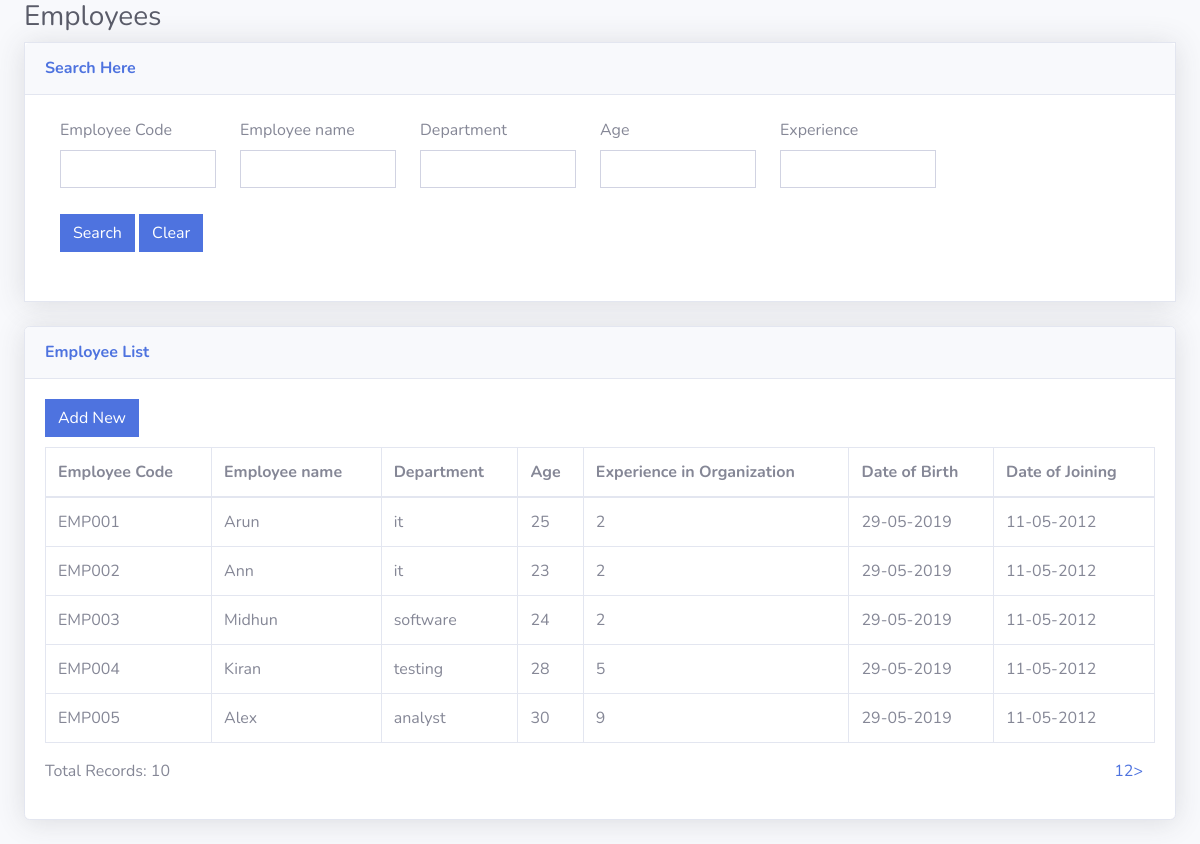
The page / on the database its author committed.
### tables this page shows
CREATE TABLE IF NOT EXISTS `employees` (
  `id` int(15) NOT NULL AUTO_INCREMENT,
  `employee_code` varchar(300) NOT NULL,
  `employee_name` varchar(500) NOT NULL,
  `department` varchar(500) NOT NULL,
  `age` int(15) NOT NULL,
  `experience` int(20) NOT NULL,
  `dob` date NOT NULL,
  `doj` date NOT NULL,
  PRIMARY KEY (`id`)
);

### index.php (called while the page is built, shortened)
<?php
require_once BASEPATH.'core/CodeIgniter.php';

### application/models/employee_model.php (called while the page is built, shortened)
<?php
class Employee_model extends CI_Model {
    function get_employees($limit, $offset = 0, $type = '', $search_employee = array()) {
        if ($type == 'pagination') {
            $this->db->select('*');
        }
        $this->db->from(' employees');
        $this->db->order_by(' employees.id', 'asc');
        if ($type == 'pagination')
            $this->db->limit($limit, $offset);
        $query = $this->db->get();
        if ($type == 'pagination')
            $row = $query->result();
        else
            $row = $query->num_rows();
        return $row;
    }
}

### application/views/employees.php (the view, shortened to what this page needs)
<!DOCTYPE html>
<html lang="en">
    <head>
        <?php $this->load->view('includes/header_links'); ?>
    </head>
    <body id="page-top">
        <div id="wrapper">
            <div id="content-wrapper" class="d-flex flex-column">
                <div id="content">
                    <div class="container-fluid">
                        <h1 class="h3 mb-2 text-gray-800">Employees</h1>
                        <div class="card shadow mb-4 form_control">
                            <div class="card-header py-3">
                                <h6 class="m-0 font-weight-bold text-primary">Search Here</h6>
                            </div>
                            <div class="box" style="padding: 23px">
                                <div class="filter_style">
                                    <div class="box-body">
                                        <div class="row">
                                            <div class="col-md-12">
                                                <?php
                                                echo form_open_multipart('home/employees', array('autocomplete' => 'off'));
                                                $save = form_input(array('name' => 'search', 'id' => 'submit', 'class' => 'btn btn-primary form_control', 'type' => 'submit', 'value' => 'Search'));
                                                $clear = form_input(array('name' => 'clear', 'id' => 'clear', 'class' => 'btn btn-primary form_control color_style', 'type' => 'submit', 'value' => 'Clear'));
                                                ?>
                                                <div class="col-md-12 search_box row">
                                                    <div class="col-md-2 form-group" >
                                                        <label >Employee Code</label>
                                                        <?php
                                                        $val = "";
                                                        echo form_input(array('name' => 'employee_code', 'id' => 'employee_code', 'class' => 'form-control form_control', 'value' => $val));
                                                        ?>
                                                    </div>
                                                    <div class="col-md-2 form-group">
                                                        <label >Employee name</label>
                                                        <?php
                                                        $val = "";
                                                        echo form_input(array('name' => 'employee_name', 'id' => 'employee_name', 'class' => ' form-control form_control', 'value' => $val));
                                                        ?>
                                                    </div>
                                                    <div class="col-md-2 form-group" >
                                                        <label >Department</label>
                                                        <?php
                                                        $val = "";
                                                        echo form_input(array('name' => 'department', 'id' => 'department', 'class' => 'form-control form_control', 'value' => $val));
                                                        ?>
                                                    </div>
                                                    <div class="col-md-2 form-group" >
                                                        <label >Age</label>
                                                        <?php
                                                        $val = "";
                                                        echo form_input(array('name' => 'age', 'id' => 'age', 'class' => 'form-control form_control', 'value' => $val));
                                                        ?>
                                                    </div>
                                                    <div class="col-md-2 form-group" >
                                                        <label >Experience</label>
                                                        <?php
                                                        $val = "";
                                                        echo form_input(array('name' => 'experience', 'id' => 'experience', 'class' => 'form-control form_control', 'value' => $val));
                                                        ?>
                                                    </div>
                                                    <div class="col-md-12 form-group">
                                                        <?php
                                                        echo $save;
                                                        echo $clear;
                                                        ?>
                                                    </div>
                                                </div>
                                                <?php echo form_close(); ?>
                                            </div>
                                        </div>
                                    </div>
                                </div>
                            </div>
                        </div>
                        <div class="card shadow mb-4">
                            <div class="card-header py-3">
                                <h6 class="m-0 font-weight-bold text-primary">Employee List</h6>
                            </div>
                            <div class="card-body">
                                <div class="table-responsive">
                                    <a  class="btn btn-primary form_control"  href="<?php echo base_url('index.php/home/employees/add'); ?>"> Add New</a>
                                    <table class="table table-bordered" id="dataTable" width="100%" cellspacing="0">
                                        <thead>
                                            <tr>
                                                <th>Employee Code</th>
                                                <th>Employee name</th>
                                                <th>Department</th>
                                                <th>Age</th>
                                                <th>Experience in Organization</th>
                                                <th>Date of Birth</th>
                                                <th>Date of Joining</th>
                                            </tr>
                                        </thead>
                                        <tbody>
                                            <?php
                                            if ($employees) {
                                                foreach ($employees as $value) {
                                                    $dob = date('d-m-Y', strtotime($value->dob));
                                                    $doj = date('d-m-Y', strtotime($value->doj));
                                                    echo '<tr>
                                            <td>' . $value->employee_code . '</td>
                                            <td>' . $value->employee_name . '</td>
                                            <td>' . $value->department . '</td>
                                            <td>' . $value->age . '</td>
                                            <td>' . $value->experience . '</td>
                                            <td>' . $dob . '</td>
                                            <td>' . $doj . '</td>
                                        </tr>';
                                                }
                                            }
                                            ?>
                                        </tbody>
                                    </table>
                                    <div class="col-md-12 row" style="padding-right: 0px">
                                        <div class="col-md-6 nopadding" style="padding-left: 0px">Total Records: <?php echo $total_rows ?></div>
                                        <div class="col-md-6 nopadding" style="padding-right: 0px">
                                            <div style="float: right"> <?php echo $links; ?></div>
                                        </div>
                                    </div>
                                </div>
                            </div>
                        </div>
                    </div>
                </div>
            </div>
        </div>
        <?php $this->load->view('includes/footer_links') ?>
    </body>
</html>

### application/controllers/Home.php (shortened to what this page needs)
<?php
class Home extends CI_Controller {
    function __construct() {
        $this->load->helper('url');
        $this->load->helper('form');
        $this->load->library('session');
        $this->load->library("pagination");
        $this->load->helper('date');
        $this->load->library('cf');
        $this->load->model('employee_model');
    }
    function employees() {
        $type = $this->uri->segment(3);
        if ($type == 'add') {
            $this->load->view('add_employee');
        } else {
            $search_employee = $this->session->userdata('$search_employee_filters');
            if (!$search_employee) {
                $this->session->set_userdata(
                        array('$search_employee_filters' => array('employee_code' => '', 'employee_name' => '', 'department' => '', 'age' => '', 'experience' => '', 'dob' => '', 'doj' => '')));
                $search_employee = $this->session->userdata('$search_employee_filters');
            }
            $dataplay = (int) $this->input->get('display');
            if (!$dataplay)
                $dataplay = 5;
            $this->load->library('pagination');
            $offset = $this->input->get('per_page');
            $config['page_query_string'] = TRUE;
            $config['base_url'] = site_url('home/employees') . '?display=' . $dataplay;
            $config['per_page'] = $dataplay;
            $config["links"] = $this->pagination->create_links();
            $data['total_rows'] = $config['total_rows'] = $this->employee_model->get_employees('', '', 'total', $search_employee);
            $config['num_links'] = 5;
            $config['full_tag_open'] = "<ul class='pagination'>";
            $config['full_tag_close'] = "</ul>";
            $config['num_tag_open'] = '<li>';
            $config['num_tag_close'] = '</li>';
            $config['cur_tag_open'] = "<li class='disabled'><li class='active'><a href='#'>";
            $config['cur_tag_close'] = "<span class='sr-only'></span></a></li>";
            $config['next_tag_open'] = "<li>";
            $config['next_tagl_close'] = "</li>";
            $config['prev_tag_open'] = "<li>";
            $config['prev_tagl_close'] = "</li>";
            $config['first_tag_open'] = "<li>";
            $config['first_tagl_close'] = "</li>";
            $config['last_tag_open'] = "<li>";
            $config['last_tagl_close'] = "</li>";
            $this->pagination->initialize($config);
            $data['employees'] = $this->employee_model->get_employees($config['per_page'], $offset, 'pagination', $search_employee);
            $data['filter']=$search_employee;
            $data['links'] = $this->pagination->create_links();
            $this->load->view('employees', $data);
        }
    }
}

### application/views/includes/header_links.php (shortened to what this page needs)
<link href="<?php echo base_url('assets') ?>/vendor/fontawesome-free/css/all.min.css" rel="stylesheet" type="text/css">
<link href="<?php echo base_url('assets') ?>/css/sb-admin-2.min.css" rel="stylesheet" type="text/css">
<link href="<?php echo base_url('assets') ?>/vendor/datatables/dataTables.bootstrap4.min.css" rel="stylesheet" type="text/css">

### application/views/includes/footer_links.php (shortened to what this page needs)
<link href="<?php echo base_url(); ?>assets/css/live_validation.css" rel="stylesheet">

### application/views/employees.php (style rules this page uses)
.form_control { border-radius: 0px; margin-bottom: 10px; }

### rows shown on the page
employees: employee_code "EMP001", employee_name "Arun", department "it", age "25", experience "2", dob "29-05-2019", doj "11-05-2012"
employees: employee_code "EMP002", employee_name "Ann", department "it", age "23", experience "2", dob "29-05-2019", doj "11-05-2012"
employees: employee_code "EMP003", employee_name "Midhun", department "software", age "24", experience "2", dob "29-05-2019", doj "11-05-2012"
employees: employee_code "EMP004", employee_name "Kiran", department "testing", age "28", experience "5", dob "29-05-2019", doj "11-05-2012"
employees: employee_code "EMP005", employee_name "Alex", department "analyst", age "30", experience "9", dob "29-05-2019", doj "11-05-2012"

### other values the page prints
$total_rows "10"
$links "1 2 >"
